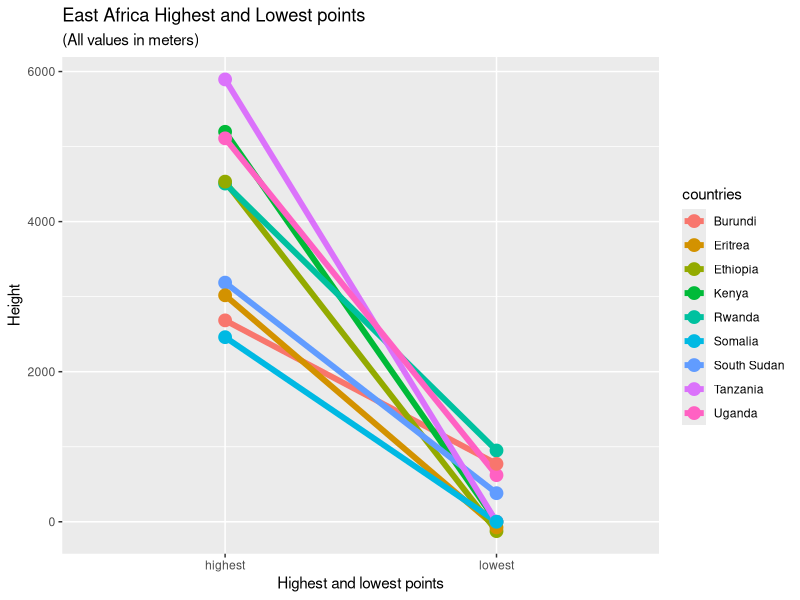

This figure's R source:
library(ggplot2)

points <- rep(c('lowest', 'highest'), 3)
countries <- c(rep('Kenya', 2), rep('Uganda', 2), rep('Tanzania',2), rep('Rwanda', 2), rep('Burundi', 2), rep('Ethiopia', 2), 
               rep('South Sudan', 2), rep('Eritrea', 2), rep('Somalia', 2))
values <- c(0, 5197, 621, 5110, 0, 5895, 950, 4507, 772, 2684, -125, 4533, 381, 3187, -75, 3018, 0, 2460 )

terrain <- data.frame(points, countries, values)

terrain

p <- function(){
  ggplot(data = terrain, aes(x = points, y = values, group = countries)) +
    geom_line(aes(color = countries), size = 2) +
    geom_point(aes(color = countries), size = 4) +
    labs(
      title = "East Africa Highest and Lowest points",
      subtitle = "(All values in meters)"
    ) + 
    xlab("Highest and lowest points") +
    ylab("Height")
  
  ggsave(filename = "./eaTerrain.png")
}

p()
